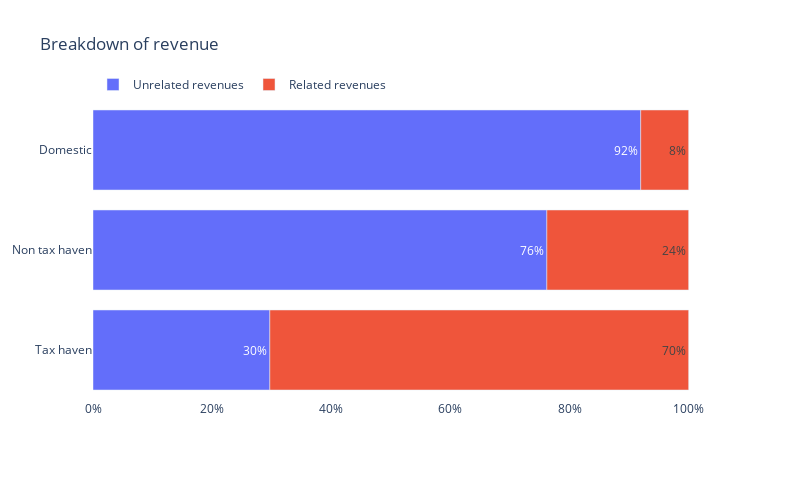

Notebook source saved alongside this figure:
### Code cell
display_related_and_unrelated_revenues_breakdown(df=df, company=company, year=year)

### Figure 1 — Plotly figure (JSON) as saved in the notebook; plotly's stock layout.template omitted (floating-point values rounded to 4 significant figures)
{"data": [{"alignmentgroup": "True", "hovertemplate": "%{y}: %{x}", "legendgroup": "Unrelated revenues", "marker": {"color": "#636efa", "pattern": {"shape": ""}}, "name": "Unrelated revenues", "offsetgroup": "Unrelated revenues", "orientation": "h", "showlegend": true, "textangle": 0, "textposition": ["inside", "inside", "inside"], "texttemplate": "%{x:.0%}", "type": "bar", "x": [0.2969, 0.762, 0.9195], "xaxis": "x", "y": ["Tax haven", "Non tax haven", "Domestic"], "yaxis": "y"}, {"alignmentgroup": "True", "hovertemplate": "%{y}: %{x}", "legendgroup": "Related revenues", "marker": {"color": "#EF553B", "pattern": {"shape": ""}}, "name": "Related revenues", "offsetgroup": "Related revenues", "orientation": "h", "showlegend": true, "textangle": 0, "textposition": ["inside", "inside", "inside"], "texttemplate": "%{x:.0%}", "type": "bar", "x": [0.7031, 0.238, 0.08045], "xaxis": "x", "y": ["Tax haven", "Non tax haven", "Domestic"], "yaxis": "y"}], "layout": {"barmode": "relative", "height": 480, "legend": {"orientation": "h", "title": {"text": ""}, "tracegroupgap": 0, "y": 1.1}, "plot_bgcolor": "white", "title": {"text": "Breakdown of revenue"}, "width": 800, "xaxis": {"anchor": "y", "domain": [0, 1], "tickformat": ".0%", "title": {}}, "yaxis": {"anchor": "x", "domain": [0, 1], "title": {}}}}
